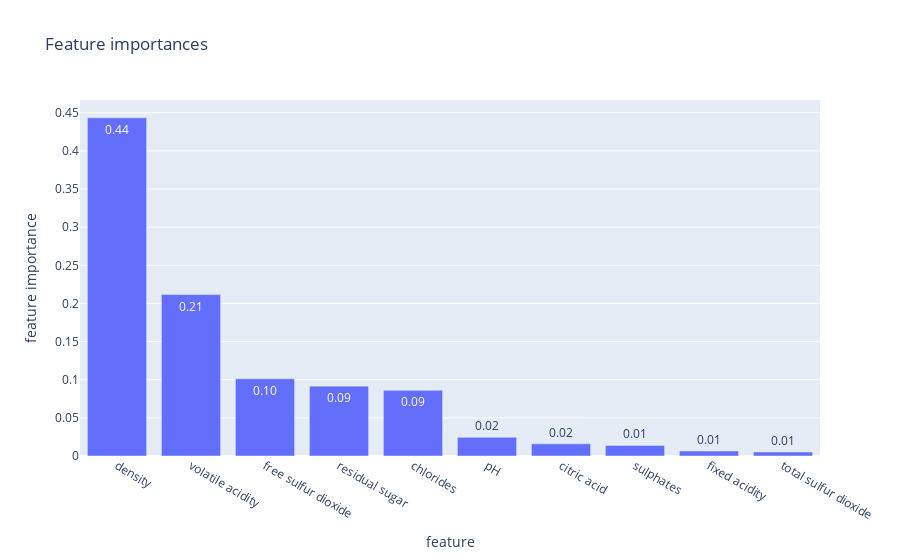

Notebook cell for this chart:
### Code cell
feature_importance_df = plot_feature_importance(model, train_X.columns)

val_df['predictions_mean'] = np.stack([dt.predict(val_X.values) 
  for dt in model.estimators_]).mean(axis = 0)
val_df['predictions_std'] = np.stack([dt.predict(val_X.values) 
  for dt in model.estimators_]).std(axis = 0)

### Figure 1 — Plotly figure (JSON) as saved in the notebook; plotly's stock layout.template omitted (floating-point values rounded to 4 significant figures)
{"data": [{"alignmentgroup": "True", "hovertemplate": "variable=feature_importance<br>feature=%{x}<br>feature importance=%{y}<extra></extra>", "legendgroup": "feature_importance", "marker": {"color": "#636efa", "pattern": {"shape": ""}}, "name": "feature_importance", "offsetgroup": "feature_importance", "orientation": "v", "showlegend": true, "textposition": "auto", "texttemplate": "%{y:.2f}", "type": "bar", "x": ["density", "volatile acidity", "free sulfur dioxide", "residual sugar", "chlorides", "pH", "citric acid", "sulphates", "fixed acidity", "total sulfur dioxide"], "xaxis": "x", "y": [0.4434, 0.2116, 0.1012, 0.09158, 0.08606, 0.02449, 0.01598, 0.01378, 0.006544, 0.005368], "yaxis": "y"}], "layout": {"barmode": "relative", "legend": {"title": {"text": "variable"}, "tracegroupgap": 0}, "showlegend": false, "title": {"text": "Feature importances"}, "xaxis": {"anchor": "y", "domain": [0, 1], "title": {"text": "feature"}}, "yaxis": {"anchor": "x", "domain": [0, 1], "title": {"text": "feature importance"}}}}
